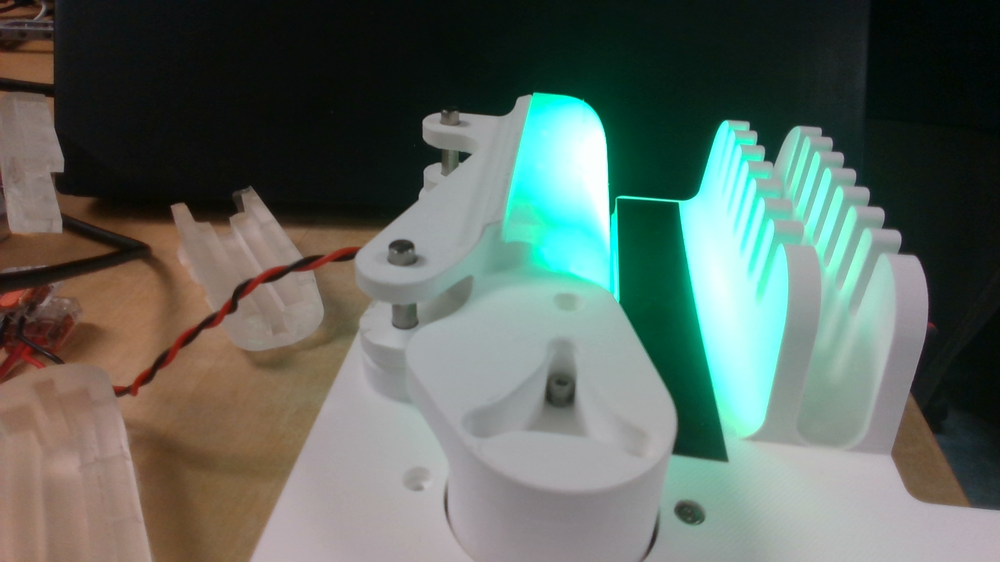
#> input picture experiments/img/dragonskin_unloaded_Color.png, 1000 x 562 px, shrunk from 1920 x 1080 before the run; the run also reads 1 picture not shown here
$ python validate_optical_morphology_analysis.py
#> lines starting #> are read from the running program, lines starting #| are printed output that depends on the picture; after the words box and inside, x2 and y2 are one past the last pixel; in counts of white or black regions, pixels touching at a corner belong together; long printed decimals are rounded
#> in _load_rgb, bgr is the input picture: shape (562, 1000, 3); mean B, G, R 96.3, 104.2, 93.3
#> call 2 of _load_rgb, with filename = 'dragonskin_p1_Color.png'
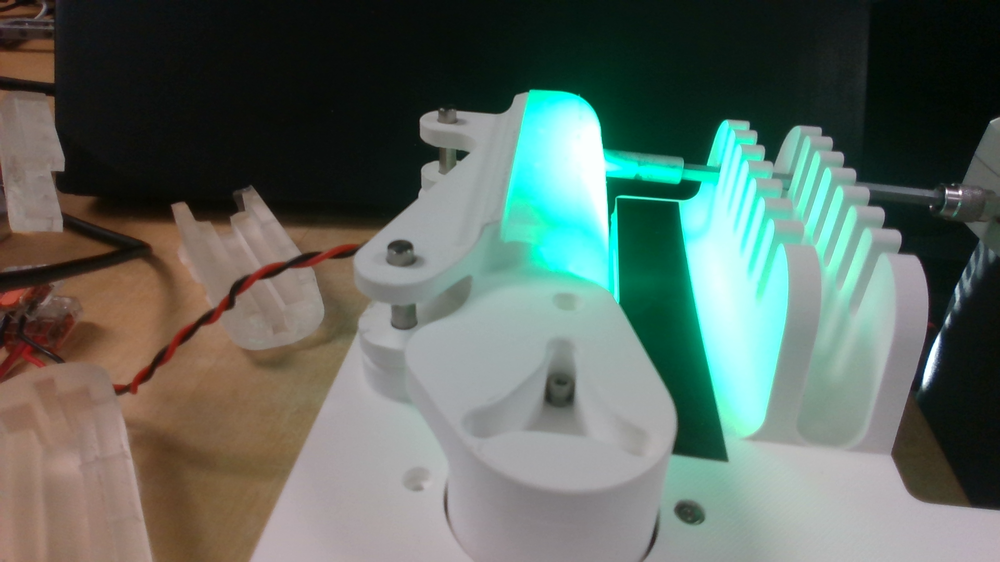
#> input picture experiments/img/dragonskin_p1_Color.png, 1000 x 562 px, shrunk from 1920 x 1080 before the run
#> in _load_rgb, bgr is the input picture: shape (562, 1000, 3); mean B, G, R 97.3, 105.4, 92.9
#> call 3 of _load_rgb, with filename = 'dragonskin_p3_Color.png'
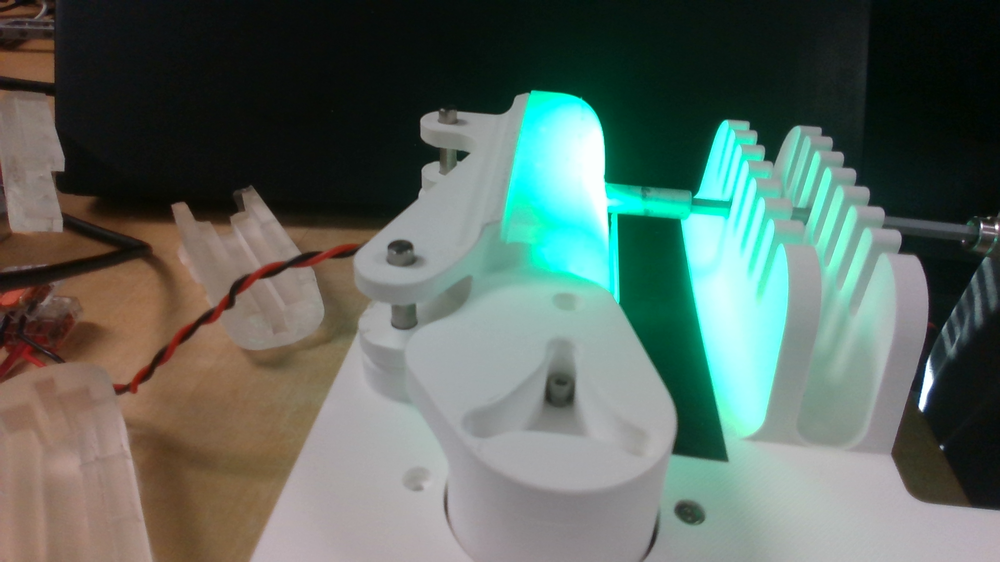
#> input picture experiments/img/dragonskin_p3_Color.png, 1000 x 562 px, shrunk from 1920 x 1080 before the run
#> in _load_rgb, bgr is the input picture: shape (562, 1000, 3); mean B, G, R 96.4, 104.5, 90.9
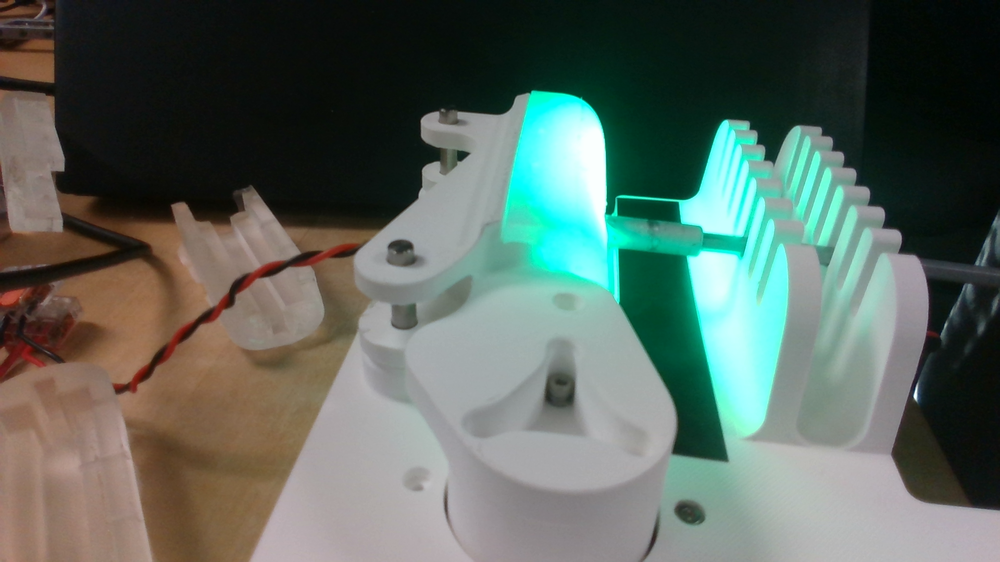
#> input picture experiments/img/dragonskin_p5_Color.png, 1000 x 562 px, shrunk from 1920 x 1080 before the run
#> in _load_rgb, bgr is the input picture: shape (562, 1000, 3); mean B, G, R 95.6, 103.8, 90.9
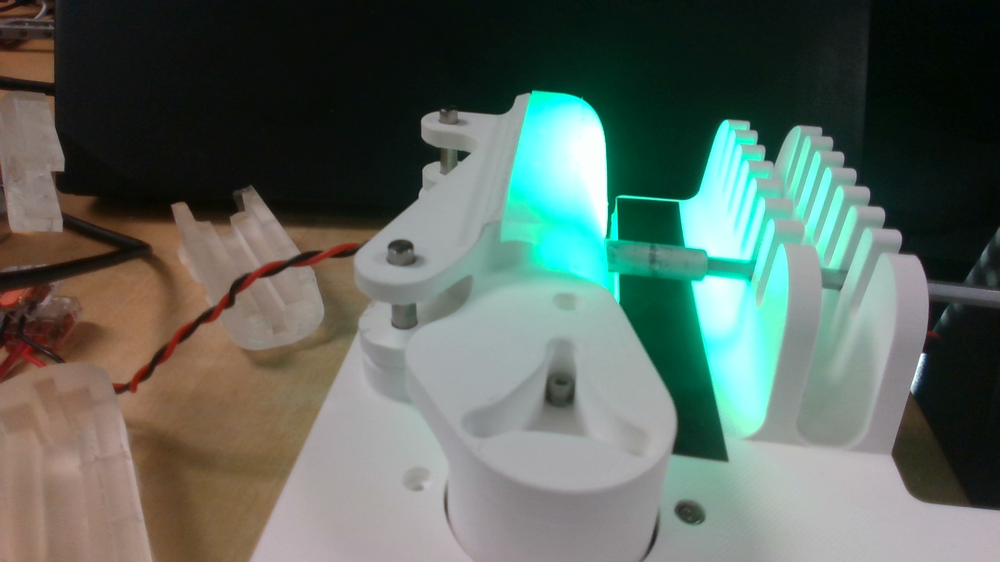
#> input picture experiments/img/dragonskin_p6_Color.png, 1000 x 562 px, shrunk from 1920 x 1080 before the run
#> in _load_rgb, bgr is the input picture: shape (562, 1000, 3); mean B, G, R 95.6, 103.8, 91.8
### experiments/analysis/optical.py
"""Fixed-session image geometry and compact longitudinal optical profiles."""

from __future__ import annotations

from dataclasses import dataclass
from pathlib import Path

import cv2
import numpy as np


PROFILE_BINS = 128
CANONICAL_LONGITUDINAL_BINS = 256
CANONICAL_TRANSVERSE_BINS = 128
GREEN_EXCESS_THRESHOLD_DN = 8.0
INTERIOR_MARGIN_PX = 12.0


@dataclass(frozen=True)
class OpticalStrip:
    """One unloaded-derived sampling strip reused by every loaded frame."""

    source_mask: np.ndarray
    map_x: np.ndarray
    map_y: np.ndarray
    support_mask: np.ndarray

    def __post_init__(self) -> None:
        source = np.asarray(self.source_mask, dtype=bool)
        map_x = np.asarray(self.map_x, dtype=np.float32)
        map_y = np.asarray(self.map_y, dtype=np.float32)
        support = np.asarray(self.support_mask, dtype=bool)
        if source.ndim != 2 or not np.any(source):
            raise ValueError("source_mask must be a nonempty 2-D array")
        if map_x.ndim != 2 or map_x.shape != map_y.shape:
            raise ValueError("map_x and map_y must be equal 2-D arrays")
        if support.shape != map_x.shape or not np.any(support):
            raise ValueError("support_mask must be nonempty and match the maps")
        if np.count_nonzero(np.any(support, axis=1)) < 2:
            raise ValueError("support_mask must cover at least two longitudinal rows")
        object.__setattr__(self, "source_mask", source.copy())
        object.__setattr__(self, "map_x", map_x.copy())
        object.__setattr__(self, "map_y", map_y.copy())
        object.__setattr__(self, "support_mask", support.copy())


# [18 lines left out: functions load_rgb, temporal_median_rgb, not called in this run]


def calibrate_optical_strip(
    reference_rgb: np.ndarray,
    *,
    green_excess_threshold_dn: float = GREEN_EXCESS_THRESHOLD_DN,
    interior_margin_px: float = INTERIOR_MARGIN_PX,
) -> OpticalStrip:
    """Locate one green-lit region and construct a fixed interior strip."""
#> called with green_excess_threshold_dn = 8, interior_margin_px = 12

    image = np.asarray(reference_rgb)
    if image.ndim != 3 or image.shape[2] != 3 or image.dtype != np.uint8:
        raise ValueError("reference_rgb must be H x W x 3 uint8")
    if not np.isfinite(green_excess_threshold_dn) or green_excess_threshold_dn <= 0:
        raise ValueError("green_excess_threshold_dn must be finite and positive")
    if not np.isfinite(interior_margin_px) or interior_margin_px <= 0:
        raise ValueError("interior_margin_px must be finite and positive")

    red, green, blue = np.moveaxis(image.astype(np.float32), -1, 0)
    mask = (green - 0.5 * (red + blue) > green_excess_threshold_dn).astype(
        np.uint8
    )
    scale = max(3, int(round(min(image.shape[:2]) / 100.0)))
    if scale % 2 == 0:
        scale += 1
    mask = cv2.morphologyEx(mask, cv2.MORPH_CLOSE, np.ones((scale, scale), np.uint8))
    mask = cv2.morphologyEx(mask, cv2.MORPH_OPEN, np.ones((3, 3), np.uint8))
    count, labels, stats, _ = cv2.connectedComponentsWithStats(mask)
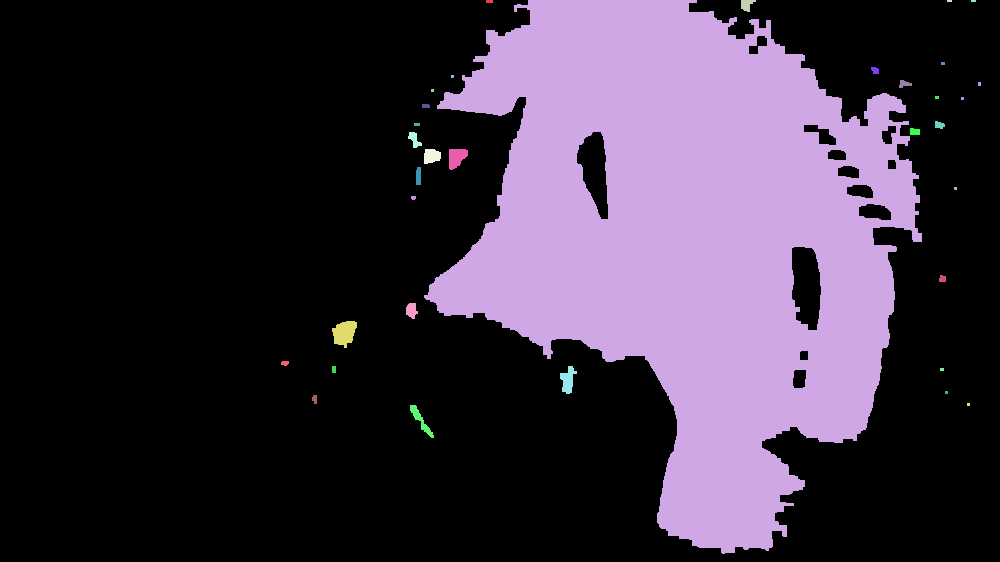
#> labels: shape (562, 1000) int32; 35 distinct labels, from 0 to 34; one colour per label, 0 black
#> count = 35; stats = 35 rows, first 6: [0, 0, 1000, 562, 402537], [486, 0, 7, 3, 21], [424, 0, 498, 554, 156970], [741, 0, 15, 12, 115], [947, 0, 5, 2, 10], [971, 0, 5, 2, 10]
    candidates: list[tuple[float, int]] = []
    minimum_area = 0.002 * image.shape[0] * image.shape[1]
    for label in range(1, count):
        area = int(stats[label, cv2.CC_STAT_AREA])
        if area < minimum_area:
            continue
        component = (labels == label).astype(np.uint8)
        contours, _ = cv2.findContours(
            component, cv2.RETR_EXTERNAL, cv2.CHAIN_APPROX_SIMPLE
        )
        if not contours:
            continue
        hull_area = cv2.contourArea(cv2.convexHull(max(contours, key=cv2.contourArea)))
        solidity = area / max(float(hull_area), 1.0)
        candidates.append((area * solidity, label))
#> this loop made 34 passes
#> area on passes 1, 3, 7, 9: 21, 115, 45, 64
#> after the loop, candidates = [(120056, 2)]
    if not candidates:
        raise RuntimeError("reference has no usable green-lit fingertip region")

    source_mask = _fill_mask(labels == max(candidates)[1])
    map_x, map_y = _canonical_maps_from_mask(source_mask)
    distance_px = cv2.distanceTransform(
        source_mask.astype(np.uint8), cv2.DIST_L2, cv2.DIST_MASK_PRECISE
    )
    canonical_distance_px = cv2.remap(
        distance_px,
        map_x,
        map_y,
        cv2.INTER_LINEAR,
        borderMode=cv2.BORDER_CONSTANT,
        borderValue=0.0,
    )
    support = canonical_distance_px >= interior_margin_px
    return OpticalStrip(source_mask, map_x, map_y, support)


# [36 lines left out: functions strip_centroid, strip_geometry, not called in this run]


def warp_rgb(rgb: np.ndarray, strip: OpticalStrip) -> np.ndarray:
    """Sample one RGB frame through the fixed canonical strip."""

    image = np.asarray(rgb)
    if image.shape != (*strip.source_mask.shape, 3) or image.dtype != np.uint8:
        raise ValueError("rgb must match the calibrated RGB8 image shape")
    return cv2.remap(
        image,
        strip.map_x,
        strip.map_y,
        cv2.INTER_LINEAR,
        borderMode=cv2.BORDER_CONSTANT,
        borderValue=(0, 0, 0),
    )


# [30 lines left out: function longitudinal_green_profile, not called in this run]


def rms_profile_distance(first: np.ndarray, second: np.ndarray) -> float:
    """Return RMS distance between equal finite one-dimensional profiles."""

    a = np.asarray(first, dtype=np.float64)
    b = np.asarray(second, dtype=np.float64)
    if a.shape != b.shape or a.ndim != 1 or not np.all(np.isfinite(a + b)):
        raise ValueError("profiles must be equal finite one-dimensional arrays")
    return float(np.sqrt(np.mean((a - b) ** 2)))


def _fill_mask(mask: np.ndarray) -> np.ndarray:
    contours, _ = cv2.findContours(
        mask.astype(np.uint8), cv2.RETR_EXTERNAL, cv2.CHAIN_APPROX_SIMPLE
    )
#> contours = 1 contour; box (x1, y1, x2, y2) and area: (424, 0, 922, 554) 161256
    filled = np.zeros(mask.shape, dtype=np.uint8)
    cv2.drawContours(filled, [max(contours, key=cv2.contourArea)], -1, 1, -1)
    return filled.astype(bool)


def _canonical_maps_from_mask(mask: np.ndarray) -> tuple[np.ndarray, np.ndarray]:
    y, x = np.nonzero(mask)
    points = np.column_stack((x, y)).astype(np.float64)
#> points = 162605 pairs, first value 424 to 921, second value 0 to 553
    centroid = points.mean(axis=0)
#> centroid = [692.3, 235.7]
    centered = points - centroid
#> centered = 162605 pairs, first value -268.3 to 228.7, second value -235.7 to 317.3
    _, vectors = np.linalg.eigh(np.cov(centered.T))
#> vectors = [[-0.875, 0.485], [0.485, 0.875]]
    longitudinal = vectors[:, 1]
#> longitudinal = [0.485, 0.875]
    if longitudinal[np.argmax(np.abs(longitudinal))] < 0.0:
        longitudinal *= -1.0
    transverse = np.asarray((-longitudinal[1], longitudinal[0]))
#> transverse = [-0.875, 0.485]
    s = centered @ longitudinal
    t = centered @ transverse
    s_min, s_max = float(s.min()), float(s.max())
#> s_min = -288.2; s_max = 311.6
    source_bins = max(2, int(np.ceil(s_max - s_min)) + 1)
#> source_bins = 601
    indices = np.clip(
        np.floor((s - s_min) * (source_bins - 1) / (s_max - s_min)).astype(
            np.int32
        ),
        0,
        source_bins - 1,
    )
    lower = np.full(source_bins, np.inf)
    upper = np.full(source_bins, -np.inf)
    np.minimum.at(lower, indices, t)
    np.maximum.at(upper, indices, t)
    valid = np.isfinite(lower) & np.isfinite(upper)
    bin_s = np.linspace(s_min, s_max, source_bins)
    query_s = np.linspace(s_min, s_max, CANONICAL_LONGITUDINAL_BINS)
    lower_query = np.interp(query_s, bin_s[valid], lower[valid])
#> lower_query = 256 values, max 86.06 at index 255, min -248.8 at index 118, mean -130.7
    upper_query = np.interp(query_s, bin_s[valid], upper[valid])
#> upper_query = 256 values, max 263.7 at index 90, min 38.21 at index 3, mean 147
    transverse_coordinate = np.linspace(0.0, 1.0, CANONICAL_TRANSVERSE_BINS)
    query_t = (
        lower_query[:, None] * (1.0 - transverse_coordinate)
        + upper_query[:, None] * transverse_coordinate
    )
    points_xy = (
        centroid[None, None, :]
        + query_s[:, None, None] * longitudinal[None, None, :]
        + query_t[:, :, None] * transverse[None, None, :]
    )
    return points_xy[:, :, 0].astype(np.float32), points_xy[:, :, 1].astype(
        np.float32
    )


__all__ = [
    "GREEN_EXCESS_THRESHOLD_DN",
    "INTERIOR_MARGIN_PX",
    "OpticalStrip",
    "PROFILE_BINS",
    "calibrate_optical_strip",
    "load_rgb",
    "longitudinal_green_profile",
    "rms_profile_distance",
    "strip_centroid",
    "strip_geometry",
    "temporal_median_rgb",
    "warp_rgb",
]

### validation/validate_optical_morphology_analysis.py
"""Characterize fixed-frame Dragon Skin optical magnitude and separability."""

from __future__ import annotations

import csv
from pathlib import Path
import sys

import cv2
import matplotlib.pyplot as plt
import numpy as np


REPOSITORY_ROOT = Path(__file__).resolve().parents[1]
if str(REPOSITORY_ROOT) not in sys.path:
    sys.path.insert(0, str(REPOSITORY_ROOT))

from experiments.analysis.optical import (  # noqa: E402
    calibrate_optical_strip,
    rms_profile_distance,
    warp_rgb,
)


IMAGE_DIRECTORY = REPOSITORY_ROOT / "experiments" / "img"
OUTPUT_DIRECTORY = (
    REPOSITORY_ROOT / "output" / "validation" / "optical_morphology_analysis"
)
UNLOADED_FILENAME = "dragonskin_unloaded_Color.png"
LOADED_SEQUENCE = (
    ("dragonskin_p1_Color.png", 5.0),
    ("dragonskin_p3_Color.png", 10.0),
    ("dragonskin_p4_Color.png", 15.0),
    ("dragonskin_p5_Color.png", 20.0),
    ("dragonskin_p6_Color.png", 25.0),
)


def _load_rgb(filename: str) -> np.ndarray:
    bgr = cv2.imread(str(IMAGE_DIRECTORY / filename), cv2.IMREAD_COLOR)
    if bgr is None:
        raise FileNotFoundError(f"missing experiment image: {filename}")
    return cv2.cvtColor(bgr, cv2.COLOR_BGR2RGB)


def main() -> None:
    unloaded = _load_rgb(UNLOADED_FILENAME)
    loaded = np.stack([_load_rgb(filename) for filename, _ in LOADED_SEQUENCE])
    positions_mm = np.asarray([position for _, position in LOADED_SEQUENCE])
    cv2.setRNGSeed(0)
    calibration = calibrate_optical_strip(unloaded)
    reference_red = warp_rgb(unloaded, calibration)[:, :, 0].astype(np.float64)
    differences = np.asarray(
        [
            warp_rgb(image, calibration)[:, :, 0].astype(np.float64) - reference_red
            for image in loaded
        ]
    )
#> in warp_rgb (call 6), `return cv2.remap( image, strip.map_x, strip.map_y, cv2.INTER_LINEAR, b..`:
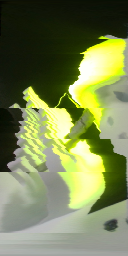
#> returned value: shape (256, 128, 3); mean of channels 0, 1, 2 83.7, 131.5, 121.6; drawn as B, G, R
    support = calibration.support_mask
    magnitudes = np.mean(np.abs(differences[:, support]), axis=1)
#> magnitudes = [4.33, 6.75, 6.23, 7.78, 8.25]
    signatures = np.vstack(
        [
            _longitudinal_profile(difference, support, len(difference))
            for difference in differences
        ]
    )
#> in _longitudinal_profile, `counts = np.count_nonzero(support, axis=1)`: counts = 256 values, max 120 at index 92, min 0 at index 0, mean 94.37
#> in _longitudinal_profile, `profile = np.sum(values * support, axis=1)[valid] / counts[valid]`: profile = 245 values, max 10.35 at index 44, min -9.72 at index 100, mean -1.17
#> in _longitudinal_profile, `source = np.linspace(0.0, 1.0, len(values))[valid]`: source = 245 values from 0.0157 to 0.973
#> in _longitudinal_profile, `source = (source - source[0]) / (source[-1] - source[0])`: source = 245 values from 0 to 1
    distances = np.asarray(
        [
            [rms_profile_distance(first, second) for second in signatures]
            for first in signatures
        ]
    )
#> distances = [[0, 6.14, 5.41, 7.41, 7.81], [6.14, 0, 4.2, 5.78, 7.6], [5.41, 4.2, 0, 4.63, 7.35], [7.41, 5.78, 4.63, 0, 7.66], [7.81, 7.6, 7.35, 7.66, 0]]
    upper = np.triu_indices(len(distances), k=1)
#> upper = 10 positions, rows 0 to 3, columns 1 to 4
    minimum_index = int(np.argmin(distances[upper]))
#> minimum_index = 4
    pair = int(upper[0][minimum_index]), int(upper[1][minimum_index])
#> pair = (1, 2)
    minimum = float(distances[pair])
#> minimum = 4.2

    OUTPUT_DIRECTORY.mkdir(parents=True, exist_ok=True)
    with (OUTPUT_DIRECTORY / "response_magnitude.csv").open("w", newline="") as stream:
        writer = csv.writer(stream)
        writer.writerow(
            ("filename", "contact_position_mm", "mean_absolute_delta_red_dn")
        )
        for (filename, position), magnitude in zip(
            LOADED_SEQUENCE,
            magnitudes,
            strict=True,
        ):
            writer.writerow((filename, position, magnitude))
#> this loop made 5 passes
#> (filename, position, magnitude) on passes 1 to 4: ('dragonskin_p1_Color.png', 5, 4.33), ('dragonskin_p3_Color.png', 10, 6.75), ('dragonskin_p4_Color.png', 15, 6.23), ('dragonskin_p5_Color.png', 20, 7.78)
    np.savetxt(
        OUTPUT_DIRECTORY / "pairwise_signature_distance_dn.csv",
        distances,
        delimiter=",",
        header=",".join(f"{position:g}mm" for position in positions_mm),
        comments="",
    )

    figure, axes = plt.subplots(1, 3, figsize=(12.0, 3.4), constrained_layout=True)
    axes[0].bar(positions_mm, magnitudes, width=3.5, color="#31688e")
    axes[0].set(
        title="Optical-response magnitude",
        xlabel="Contact position [mm]",
        ylabel=r"Mean $|\Delta R|$ [DN]",
    )
    colors = plt.cm.viridis(np.linspace(0.08, 0.92, len(signatures)))
#> colors = [[0.283, 0.116, 0.436, 1], [0.211, 0.364, 0.552, 1], [0.128, 0.567, 0.551, 1], [0.281, 0.755, 0.433, 1], [0.794, 0.881, 0.12, 1]]
    longitudinal = np.linspace(0.0, 1.0, signatures.shape[1])
    for signature, position, color in zip(
        signatures,
        positions_mm,
        colors,
        strict=True,
    ):
        axes[1].plot(longitudinal, signature, color=color, label=f"{position:g} mm")
#> this loop made 5 passes
#> (position, color) on passes 1 to 4: (5, [0.283, 0.116, 0.436, 1]), (10, [0.211, 0.364, 0.552, 1]), (15, [0.128, 0.567, 0.551, 1]), (20, [0.281, 0.755, 0.433, 1])
    axes[1].set(
        title="Longitudinal signatures",
        xlabel="Fixed longitudinal coordinate",
        ylabel=r"Mean $\Delta R$ [DN]",
    )
    axes[1].legend(fontsize=8, ncol=2)
    image = axes[2].imshow(distances, cmap="viridis")
    axes[2].set(
        title="Pairwise signature RMS",
        xlabel="Contact state",
        ylabel="Contact state",
        xticks=np.arange(len(positions_mm)),
        yticks=np.arange(len(positions_mm)),
        xticklabels=[f"{value:g}" for value in positions_mm],
        yticklabels=[f"{value:g}" for value in positions_mm],
    )
    figure.colorbar(image, ax=axes[2], label="RMS distance [DN]")
    figure.savefig(OUTPUT_DIRECTORY / "optical_morphology_analysis.png", dpi=200)
    figure.savefig(OUTPUT_DIRECTORY / "optical_morphology_analysis.pdf")
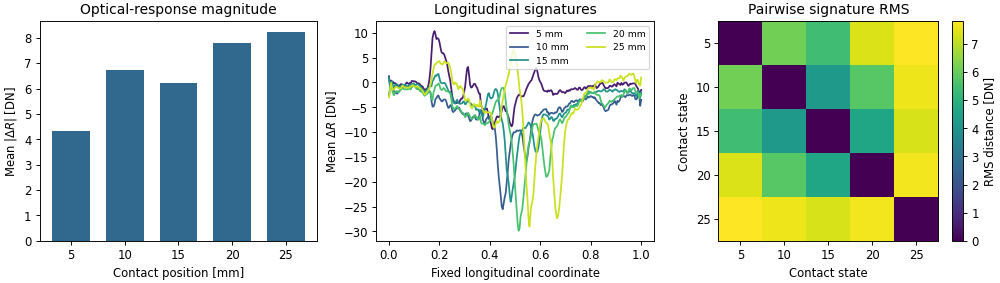
#> figure drawn by matplotlib, 4 panels; panel 1: tallest bar 8.25 high, from x = 23.25 to 26.75; panel 2: curve peaks at x = 0.18, y = 10.34; panel 2: curve peaks at x = 0.0941, y = -0.574; panel 2: curve peaks at x = 0.196, y = 1.73
    plt.close(figure)

    print("Dragon Skin fixed-frame optical morphology analysis")
    print(f"  response magnitude [DN]: {np.round(magnitudes, 6).tolist()}")
#|   response magnitude [DN]: [4.333, 6.747, 6.234, 7.778, 8.246]
    print(f"  minimum signature separation: {minimum:.6f} DN")
#|   minimum signature separation: 4.198 DN
    print(
        "  limiting positions: "
        f"{positions_mm[pair[0]]:g} vs {positions_mm[pair[1]]:g} mm"
    )
#|   limiting positions: 10 vs 15 mm
    print("  Solaris: not evaluated (no same-condition unloaded reference image)")
    print(f"Artifacts: {OUTPUT_DIRECTORY}")


def _longitudinal_profile(
    values: np.ndarray, support: np.ndarray, bins: int
) -> np.ndarray:
    counts = np.count_nonzero(support, axis=1)
    valid = counts > 0
    profile = np.sum(values * support, axis=1)[valid] / counts[valid]
    source = np.linspace(0.0, 1.0, len(values))[valid]
    source = (source - source[0]) / (source[-1] - source[0])
    return np.interp(np.linspace(0.0, 1.0, bins), source, profile)


if __name__ == "__main__":
    main()
